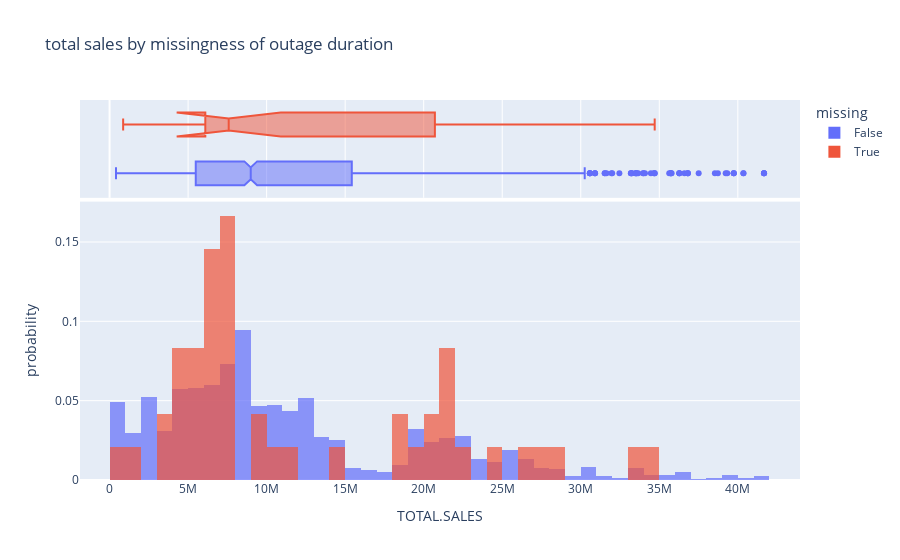

Notebook source saved alongside this figure:
### Code cell
px.histogram(duration_missing, x='TOTAL.SALES', color='missing', histnorm='probability', marginal='box',
             title="total sales by missingness of outage duration", barmode='overlay', opacity=0.7)

### Figure 1 — Plotly figure (JSON) as saved in the notebook; plotly's stock layout.template omitted (floating-point values rounded to 4 significant figures; data arrays with more than 128 entries replaced by an {"elided": "..."} marker saying what was removed)
{"data": [{"alignmentgroup": "True", "bingroup": "x", "histnorm": "probability", "hovertemplate": "missing=False<br>TOTAL.SALES=%{x}<br>probability=%{y}<extra></extra>", "legendgroup": "False", "marker": {"color": "#636efa", "opacity": 0.7, "pattern": {"shape": ""}}, "name": "False", "offsetgroup": "False", "orientation": "v", "showlegend": true, "type": "histogram", "x": {"elided": "1476 int values"}, "xaxis": "x", "yaxis": "y"}, {"alignmentgroup": "True", "hovertemplate": "missing=False<br>TOTAL.SALES=%{x}<extra></extra>", "legendgroup": "False", "marker": {"color": "#636efa"}, "name": "False", "notched": true, "offsetgroup": "False", "showlegend": false, "type": "box", "x": {"elided": "1476 int values"}, "xaxis": "x2", "yaxis": "y2"}, {"alignmentgroup": "True", "bingroup": "x", "histnorm": "probability", "hovertemplate": "missing=True<br>TOTAL.SALES=%{x}<br>probability=%{y}<extra></extra>", "legendgroup": "True", "marker": {"color": "#EF553B", "opacity": 0.7, "pattern": {"shape": ""}}, "name": "True", "offsetgroup": "True", "orientation": "v", "showlegend": true, "type": "histogram", "x": [9499547, null, 6776403, 5757447, 33193019, 27846934, 34707247, null, 28745852, 9080103, null, 10513961, null, 7797125, 7797125, 7190121, 7302488, 7797125, 7302488, 7372409, 6669170, 4330353, 5549419, 5170548, 14083913, null, 6578782, 6614106, 6578782, 3856593, 6433254, 5493089, null, 11855894, 6672269, 7154368, 21901510, 26288469, 21327504, 20712609, 21351409, 18076185, 19983832, 21784929, 18411708, 20712609, 24117856, 22041117, null, 4622775, 4231978, 864735, 4074285, null, 3722254, 1657605, null, null], "xaxis": "x", "yaxis": "y"}, {"alignmentgroup": "True", "hovertemplate": "missing=True<br>TOTAL.SALES=%{x}<extra></extra>", "legendgroup": "True", "marker": {"color": "#EF553B"}, "name": "True", "notched": true, "offsetgroup": "True", "showlegend": false, "type": "box", "x": [9499547, null, 6776403, 5757447, 33193019, 27846934, 34707247, null, 28745852, 9080103, null, 10513961, null, 7797125, 7797125, 7190121, 7302488, 7797125, 7302488, 7372409, 6669170, 4330353, 5549419, 5170548, 14083913, null, 6578782, 6614106, 6578782, 3856593, 6433254, 5493089, null, 11855894, 6672269, 7154368, 21901510, 26288469, 21327504, 20712609, 21351409, 18076185, 19983832, 21784929, 18411708, 20712609, 24117856, 22041117, null, 4622775, 4231978, 864735, 4074285, null, 3722254, 1657605, null, null], "xaxis": "x2", "yaxis": "y2"}], "layout": {"barmode": "overlay", "legend": {"title": {"text": "missing"}, "tracegroupgap": 0}, "title": {"text": "total sales by missingness of outage duration"}, "xaxis": {"anchor": "y", "domain": [0, 1], "title": {"text": "TOTAL.SALES"}}, "xaxis2": {"anchor": "y2", "domain": [0, 1], "matches": "x", "showgrid": true, "showticklabels": false}, "yaxis": {"anchor": "x", "domain": [0, 0.7326], "title": {"text": "probability"}}, "yaxis2": {"anchor": "x2", "domain": [0.7426, 1], "matches": "y2", "showgrid": false, "showline": false, "showticklabels": false, "ticks": ""}}}
